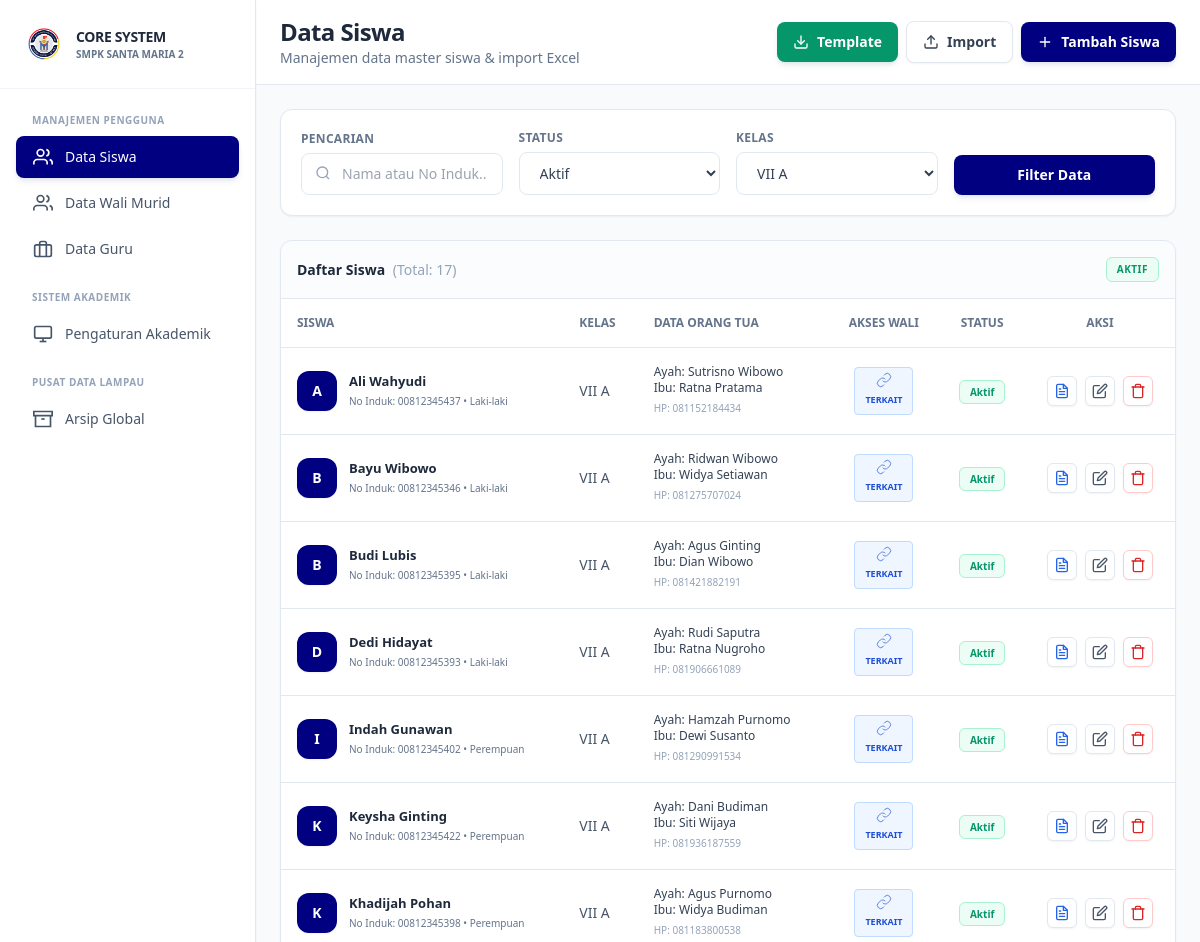
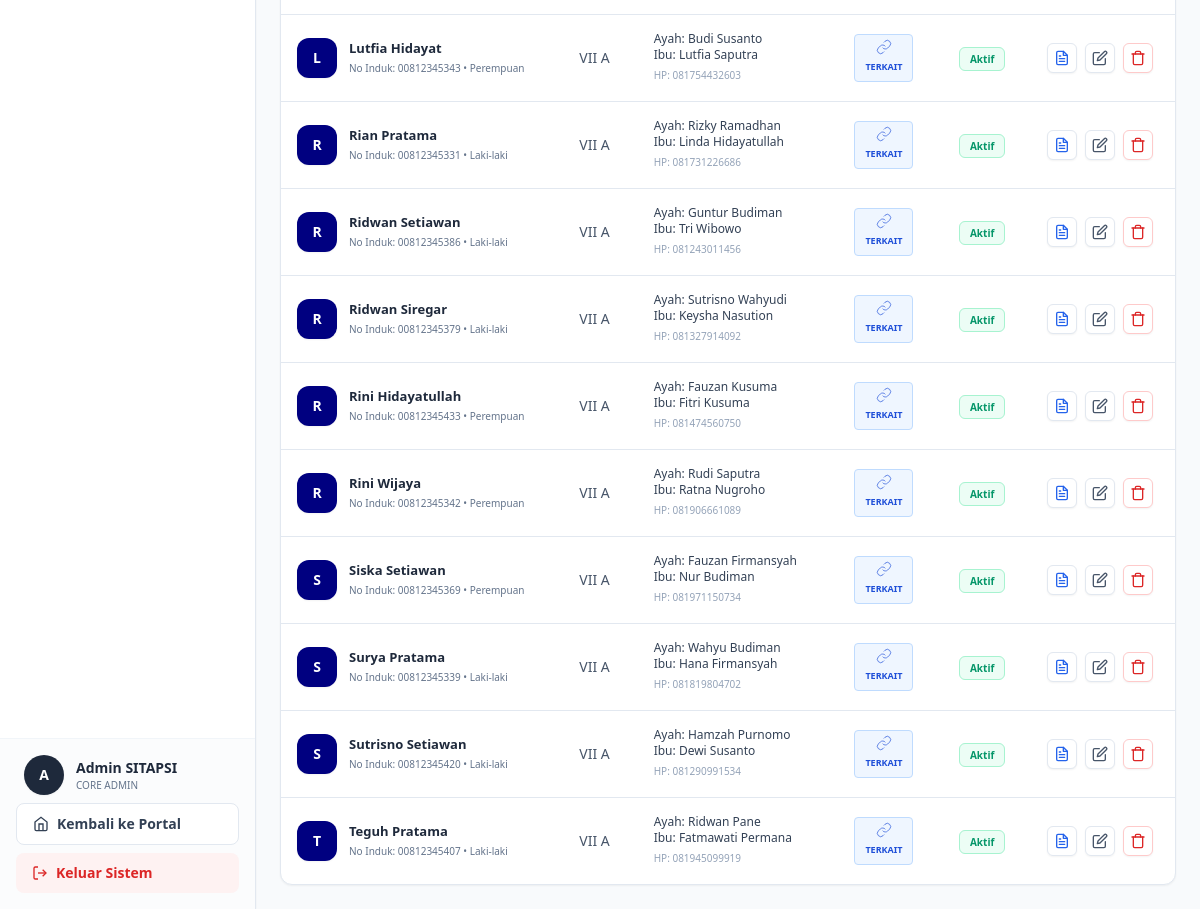
The app's page /core_admin/views/data_siswa.php?kelas=1 (signed in) with its own data (2 pictures, top to bottom).
### tables this page shows
CREATE TABLE `tb_siswa` (
  `no_induk` varchar(50) NOT NULL,
  `nama_siswa` varchar(100) NOT NULL,
  `jenis_kelamin` enum('L','P') NOT NULL,
  `kota` varchar(100) DEFAULT NULL,
  `tanggal_lahir` date DEFAULT NULL,
  `alamat` text DEFAULT NULL,
  `nama_ayah` varchar(150) DEFAULT NULL,
  `pekerjaan_ayah` varchar(100) DEFAULT NULL,
  `nama_ibu` varchar(150) DEFAULT NULL,
  `pekerjaan_ibu` varchar(100) DEFAULT NULL,
  `no_hp_ortu` varchar(15) DEFAULT NULL,
  `id_ortu` int(11) DEFAULT NULL,
  `status_aktif` enum('Aktif','Lulus','Keluar','Dikeluarkan') DEFAULT 'Aktif'
);

CREATE TABLE `tb_kelas` (
  `id_kelas` int(11) NOT NULL,
  `nama_kelas` varchar(10) NOT NULL,
  `tingkat` int(11) NOT NULL
);

### core_admin/views/data_siswa.php (the view, shortened to what the rows shown need)
<?php
require_once '../../config/database.php';
$filter_status = $_GET['status'] ?? 'Aktif';
$filter_kelas = $_GET['kelas'] ?? 'all';
$tahun_aktif = fetchOne("
    SELECT id_tahun FROM tb_tahun_ajaran WHERE status = 'Aktif' LIMIT 1
");
$sql = "
    SELECT
        s.no_induk,
        s.nama_siswa,
        s.jenis_kelamin,
        s.nama_ayah,
        s.nama_ibu,
        s.no_hp_ortu,
        s.id_ortu,
        o.nik_ortu,
        s.status_aktif,
        k.nama_kelas,
        k.id_kelas,
        a.id_anggota
    FROM tb_siswa s
    LEFT JOIN tb_anggota_kelas a ON (
        a.no_induk = s.no_induk
        AND a.id_tahun = :id_tahun
        AND a.id_anggota = (
            SELECT MAX(a2.id_anggota)
            FROM tb_anggota_kelas a2
            WHERE a2.no_induk = s.no_induk
            AND a2.id_tahun = a.id_tahun
        )
    )
    LEFT JOIN tb_kelas k ON a.id_kelas = k.id_kelas
    LEFT JOIN tb_orang_tua o ON s.id_ortu = o.id_ortu
    WHERE s.status_aktif = :status
";
$params = [
    'id_tahun' => $tahun_aktif['id_tahun'],
    'status' => $filter_status
];
if ($filter_kelas !== 'all') {
    $sql .= " AND k.id_kelas = :kelas";
    $params['kelas'] = $filter_kelas;
}
$sql .= " ORDER BY s.nama_siswa";
$siswa_list = fetchAll($sql, $params);
$card_class = "bg-white border border-[#E2E8F0] rounded-xl shadow-sm";
?>
<!DOCTYPE html>
<html lang="id">
<head>
    <script src="https://cdn.tailwindcss.com"></script>
    <link href="https://cdn.jsdelivr.net/npm/tom-select@2.2.2/dist/css/tom-select.css" rel="stylesheet">
</head>
<body class="bg-[#F8FAFC]">
<div class="flex h-screen overflow-hidden">
    <?php include '../includes/sidebar_core.php'; ?>
    <div class="flex-1 overflow-auto lg:ml-64">
        <div class="bg-white border-b border-[#E2E8F0] px-6 py-4 sticky top-0 z-30 flex flex-col sm:flex-row sm:justify-between sm:items-center gap-4">
            <div>
                <h1 class="text-2xl font-extrabold text-slate-800 tracking-tight">Data Siswa</h1>
            </div>
        </div>
        <div class="p-6 space-y-6 max-w-7xl mx-auto">
            <div class="<?= $card_class ?> overflow-hidden">
                <div class="overflow-x-auto">
                    <table class="w-full text-left text-sm whitespace-nowrap">
                        <thead class="bg-white text-xs text-slate-500 uppercase border-b border-[#E2E8F0]">
                            <tr>
                                <th class="p-4 font-bold">Siswa</th>
                                <th class="p-4 font-bold">Kelas</th>
                                <th class="p-4 font-bold">Data Orang Tua</th>
                                <th class="p-4 font-bold text-center">Akses Wali</th>
                                <th class="p-4 font-bold text-center">Status</th>
                                <th class="p-4 font-bold text-center">Aksi</th>
                            </tr>
                        </thead>
                        <tbody class="divide-y divide-[#E2E8F0]">
                            <?php if(empty($siswa_list)): ?>
                            <tr>
                                <td colspan="6" class="p-8 text-center text-slate-400 text-sm font-medium">Tidak ada data siswa ditemukan</td>
                            </tr>
                            <?php else: ?>
                            <?php foreach($siswa_list as $siswa): ?>
                            <tr class="hover:bg-slate-50/50 transition-colors">
                                <td class="p-4">
                                    <div class="flex items-center space-x-3">
                                        <div class="w-10 h-10 bg-[#000080] rounded-xl flex items-center justify-center overflow-hidden flex-shrink-0 shadow-sm">
                                            <span class="text-white font-bold text-sm"><?= strtoupper(substr($siswa['nama_siswa'], 0, 1)) ?></span>
                                        </div>
                                        <div>
                                            <p class="font-bold text-slate-800 text-[13px]"><?= htmlspecialchars($siswa['nama_siswa']) ?></p>
                                            <p class="text-[10px] font-medium text-slate-500">No Induk: <?= htmlspecialchars($siswa['no_induk']) ?> • <?= $siswa['jenis_kelamin'] === 'L' ? 'Laki-laki' : 'Perempuan' ?></p>
                                        </div>
                                    </div>
                                </td>
                                <td class="p-4 text-slate-600 font-medium">
                                    <?= $siswa['nama_kelas'] ? htmlspecialchars($siswa['nama_kelas']) : '<span class="text-slate-400">-</span>' ?>
                                </td>
                                <td class="p-4">
                                    <p class="font-medium text-slate-700 text-xs">Ayah: <?= htmlspecialchars($siswa['nama_ayah'] ?? '-') ?></p>
                                    <p class="font-medium text-slate-700 text-xs">Ibu: <?= htmlspecialchars($siswa['nama_ibu'] ?? '-') ?></p>
                                    <p class="text-[10px] text-slate-400 mt-0.5">HP: <?= htmlspecialchars($siswa['no_hp_ortu'] ?? '-') ?></p>
                                </td>
                                <td class="p-4 text-center">
                                    <?php if(!empty($siswa['id_ortu'])): ?>
                                        <span class="inline-flex flex-col items-center px-2.5 py-1 rounded bg-blue-50 text-blue-700 border border-blue-200" title="Terhubung dengan NIK: <?= htmlspecialchars($siswa['nik_ortu']) ?>">
                                            <svg class="w-4 h-4 mb-0.5" fill="none" stroke="currentColor" viewBox="0 0 24 24"><path d="M10 13a5 5 0 0 0 7.54.54l3-3a5 5 0 0 0-7.07-7.07l-1.72 1.71"></path><path d="M14 11a5 5 0 0 0-7.54-.54l-3 3a5 5 0 0 0 7.07 7.07l1.71-1.71"></path></svg>
                                            <span class="text-[9px] font-extrabold uppercase">Terkait</span>
                                        </span>
                                    <?php endif; ?>
                                </td>
                                <td class="p-4 text-center">
                                    <span class="px-2.5 py-1 rounded-md text-[10px] font-bold
                                        <?= $siswa['status_aktif'] === 'Aktif' ? 'bg-emerald-50 text-emerald-600 border border-emerald-200' : 'bg-slate-100 text-slate-600 border border-slate-200' ?>">
                                        <?= $siswa['status_aktif'] ?>
                                    </span>
                                </td>
                                <td class="p-4 text-center">
                                    <?php
                                        $edit_data = json_encode([
                                            "no_induk" => $siswa["no_induk"],
                                            "id_anggota" => $siswa["id_anggota"],
                                            "nama_siswa" => $siswa["nama_siswa"],
                                            "jenis_kelamin" => $siswa["jenis_kelamin"],
                                            "status_aktif" => $siswa["status_aktif"],
                                            "nama_ayah" => $siswa["nama_ayah"] ?? "",
                                            "nama_ibu" => $siswa["nama_ibu"] ?? "",
                                            "no_hp_ortu" => $siswa["no_hp_ortu"] ?? "",
                                            "id_kelas" => $siswa["id_kelas"],
                                            "id_ortu" => $siswa["id_ortu"]
                                        ]);
                                        $safe_edit_data = htmlspecialchars($edit_data, ENT_QUOTES, 'UTF-8');
                                        $safe_js_id = htmlspecialchars(json_encode($siswa['no_induk']), ENT_QUOTES, 'UTF-8');
                                        $safe_js_nama = htmlspecialchars(json_encode($siswa['nama_siswa']), ENT_QUOTES, 'UTF-8');
                                    ?>
                                    <div class="flex items-center justify-center space-x-2">
                                        <?php if (!empty($siswa['id_anggota'])): ?>
                                        <a href="../../sitapsi/views/admin/detail_siswa.php?id=<?= $siswa['id_anggota'] ?>" target="_blank"
                                           class="p-1.5 bg-white border border-[#E2E8F0] text-blue-600 rounded-md hover:bg-blue-50 transition-colors shadow-sm" title="Lihat Detail Pelanggaran">
                                        </a>
                                        <?php endif; ?>
                                        <button onclick="editSiswa(<?= $safe_edit_data ?>)"
                                                class="p-1.5 bg-white border border-[#E2E8F0] text-slate-600 rounded-md hover:bg-slate-50 transition-colors shadow-sm" title="Edit">
                                            <svg class="w-4 h-4" fill="none" stroke="currentColor" viewBox="0 0 24 24" stroke-width="2" stroke-linecap="round" stroke-linejoin="round"><path d="M11 4H4a2 2 0 0 0-2 2v14a2 2 0 0 0 2 2h14a2 2 0 0 0 2-2v-7"></path><path d="M18.5 2.5a2.121 2.121 0 0 1 3 3L12 15l-4 1 1-4 9.5-9.5z"></path></svg>
                                        </button>
                                        <button onclick="hapusSiswa(<?= $safe_js_id ?>, <?= $safe_js_nama ?>)"
                                                class="p-1.5 bg-white border border-red-200 text-red-600 rounded-md hover:bg-red-50 transition-colors shadow-sm" title="Hapus / Ubah Status">
                                            <svg class="w-4 h-4" fill="none" stroke="currentColor" viewBox="0 0 24 24" stroke-width="2" stroke-linecap="round" stroke-linejoin="round"><path d="M3 6h18"></path><path d="M19 6v14a2 2 0 0 1-2 2H7a2 2 0 0 1-2-2V6m3 0V4a2 2 0 0 1 2-2h4a2 2 0 0 1 2 2v2"></path></svg>
                                        </button>
                                    </div>
                                </td>
                            </tr>
                            <?php endforeach; ?>
                            <?php endif; ?>
                        </tbody>
                    </table>
                </div>
            </div>
        </div>
    </div>
</div>
</body>
</html>

### records on screen
tb_siswa: nama_siswa "A", nama_siswa "Ali Wahyudi", no_induk "00812345437", jenis_kelamin "Laki-laki", tb_kelas.nama_kelas "VII A", nama_ayah "Sutrisno Wibowo", nama_ibu "Ratna Pratama", no_hp_ortu "081152184434", status_aktif "Aktif"
tb_siswa: nama_siswa "B", nama_siswa "Bayu Wibowo", no_induk "00812345346", jenis_kelamin "Laki-laki", tb_kelas.nama_kelas "VII A", nama_ayah "Ridwan Wibowo", nama_ibu "Widya Setiawan", no_hp_ortu "081275707024", status_aktif "Aktif"
tb_siswa: nama_siswa "B", nama_siswa "Budi Lubis", no_induk "00812345395", jenis_kelamin "Laki-laki", tb_kelas.nama_kelas "VII A", nama_ayah "Agus Ginting", nama_ibu "Dian Wibowo", no_hp_ortu "081421882191", status_aktif "Aktif"
tb_siswa: nama_siswa "D", nama_siswa "Dedi Hidayat", no_induk "00812345393", jenis_kelamin "Laki-laki", tb_kelas.nama_kelas "VII A", nama_ayah "Rudi Saputra", nama_ibu "Ratna Nugroho", no_hp_ortu "081906661089", status_aktif "Aktif"
tb_siswa: nama_siswa "I", nama_siswa "Indah Gunawan", no_induk "00812345402", jenis_kelamin "Perempuan", tb_kelas.nama_kelas "VII A", nama_ayah "Hamzah Purnomo", nama_ibu "Dewi Susanto", no_hp_ortu "081290991534", status_aktif "Aktif"
tb_siswa: nama_siswa "K", nama_siswa "Keysha Ginting", no_induk "00812345422", jenis_kelamin "Perempuan", tb_kelas.nama_kelas "VII A", nama_ayah "Dani Budiman", nama_ibu "Siti Wijaya", no_hp_ortu "081936187559", status_aktif "Aktif"
tb_siswa: nama_siswa "K", nama_siswa "Khadijah Pohan", no_induk "00812345398", jenis_kelamin "Perempuan", tb_kelas.nama_kelas "VII A", nama_ayah "Agus Purnomo", nama_ibu "Widya Budiman", no_hp_ortu "081183800538", status_aktif "Aktif"
tb_siswa: nama_siswa "L", nama_siswa "Lutfia Hidayat", no_induk "00812345343", jenis_kelamin "Perempuan", tb_kelas.nama_kelas "VII A", nama_ayah "Budi Susanto", nama_ibu "Lutfia Saputra", no_hp_ortu "081754432603", status_aktif "Aktif"
tb_siswa: nama_siswa "R", nama_siswa "Rian Pratama", no_induk "00812345331", jenis_kelamin "Laki-laki", tb_kelas.nama_kelas "VII A", nama_ayah "Rizky Ramadhan", nama_ibu "Linda Hidayatullah", no_hp_ortu "081731226686", status_aktif "Aktif"
tb_siswa: nama_siswa "R", nama_siswa "Ridwan Setiawan", no_induk "00812345386", jenis_kelamin "Laki-laki", tb_kelas.nama_kelas "VII A", nama_ayah "Guntur Budiman", nama_ibu "Tri Wibowo", no_hp_ortu "081243011456", status_aktif "Aktif"
tb_siswa: nama_siswa "R", nama_siswa "Ridwan Siregar", no_induk "00812345379", jenis_kelamin "Laki-laki", tb_kelas.nama_kelas "VII A", nama_ayah "Sutrisno Wahyudi", nama_ibu "Keysha Nasution", no_hp_ortu "081327914092", status_aktif "Aktif"
tb_siswa: nama_siswa "R", nama_siswa "Rini Hidayatullah", no_induk "00812345433", jenis_kelamin "Perempuan", tb_kelas.nama_kelas "VII A", nama_ayah "Fauzan Kusuma", nama_ibu "Fitri Kusuma", no_hp_ortu "081474560750", status_aktif "Aktif"
tb_siswa: nama_siswa "R", nama_siswa "Rini Wijaya", no_induk "00812345342", jenis_kelamin "Perempuan", tb_kelas.nama_kelas "VII A", nama_ayah "Rudi Saputra", nama_ibu "Ratna Nugroho", no_hp_ortu "081906661089", status_aktif "Aktif"
tb_siswa: nama_siswa "S", nama_siswa "Siska Setiawan", no_induk "00812345369", jenis_kelamin "Perempuan", tb_kelas.nama_kelas "VII A", nama_ayah "Fauzan Firmansyah", nama_ibu "Nur Budiman", no_hp_ortu "081971150734", status_aktif "Aktif"
tb_siswa: nama_siswa "S", nama_siswa "Surya Pratama", no_induk "00812345339", jenis_kelamin "Laki-laki", tb_kelas.nama_kelas "VII A", nama_ayah "Wahyu Budiman", nama_ibu "Hana Firmansyah", no_hp_ortu "081819804702", status_aktif "Aktif"
tb_siswa: nama_siswa "S", nama_siswa "Sutrisno Setiawan", no_induk "00812345420", jenis_kelamin "Laki-laki", tb_kelas.nama_kelas "VII A", nama_ayah "Hamzah Purnomo", nama_ibu "Dewi Susanto", no_hp_ortu "081290991534", status_aktif "Aktif"
tb_siswa: nama_siswa "T", nama_siswa "Teguh Pratama", no_induk "00812345407", jenis_kelamin "Laki-laki", tb_kelas.nama_kelas "VII A", nama_ayah "Ridwan Pane", nama_ibu "Fatmawati Permana", no_hp_ortu "081945099919", status_aktif "Aktif"

### other values on screen
$initial "A"
$user_name "Admin SITAPSI"
count($siswa_list) "17"
$filter_status "AKTIF"
form field kelas "VII A"
